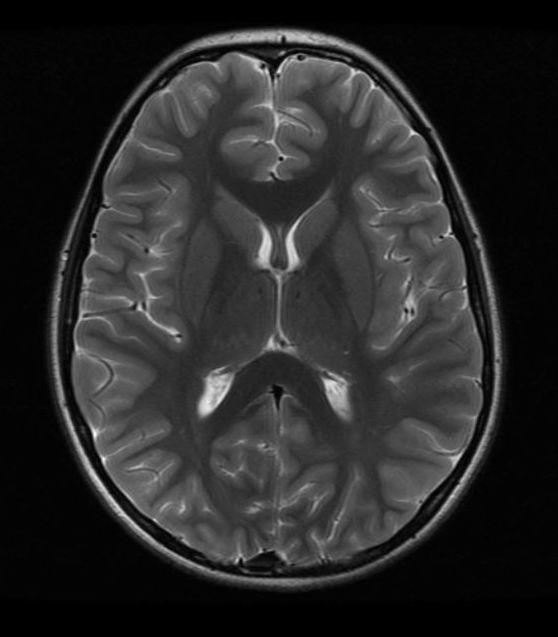
//> input picture data/brain1.jpg, 558 x 637 px
$ ./app   (built with g++ and OpenCV 4)
//> lines starting //> are read from the running program, lines starting //| are printed output that depends on the picture; after the words box and inside, x2 and y2 are one past the last pixel; in counts of white or black regions, pixels touching at a corner belong together
/*
 * =====================================================================================
 *
 *       Filename:  app.cpp
 *
 *    Description:  implementing vector idea
 *
 *        Version:  1.0
 *        Created:  04/29/2017 14:44:48
 *       Revision:  none
 *       Compiler:  gcc
 *
 *         Author:  Ada Kaminkure (AdaCode), ada@adacode.io
 *        Company:  ADACODE.IO
 *
 * =====================================================================================
 */


#include <iostream>
#include "opencv2/opencv.hpp"

using namespace std;
using namespace cv;

void renderGabor(Mat &input, Mat &output, double p_thata)
{
  // initilization for gabor filter
  const int ksize = 9;
  const double sigma = 2;
  const double lambd = 10;
  const Size kernelSize(ksize, ksize);
  const double gamma = 1;
  // calculation gabor filter
  const Mat gaborKernel = getGaborKernel(kernelSize, sigma, p_thata, lambd, gamma);
  filter2D(input, output, input.depth(), gaborKernel);

  // Draw axis
  const int cols = output.cols;
  const int rows = output.rows;
  const Point center(cols/2, rows/2);
  const Point upperLeft(0, 0);
  const Point upperRight(cols, 0);
  const Point lowerLeft(0, rows);
  const Point lowerRight(cols, rows);
  const Point halfLeft(0, rows/2);
  const Point halfRight(cols, rows/2);
  const Point halfUpper(cols/2, 0);
  const Point halfLower(cols/2, rows);

  line(output, center, halfRight, Scalar(0,255,0), 1);
  line(output, center, upperRight, Scalar(0,255,0), 1);
  line(output, center, halfUpper, Scalar(0,255,0), 1);
  line(output, center, upperLeft, Scalar(0,255,0), 1);
  line(output, center, halfLeft, Scalar(0,255,0), 1);
  line(output, center, lowerLeft, Scalar(0,255,0), 1);
  line(output, center, halfLower, Scalar(0,255,0), 1);
  line(output, center, lowerRight, Scalar(0,255,0), 1);
}

Point searchMaxBright(Mat &p_src, vector<Point> p_store)
{
    Mat graySrc = p_src.clone();
    Mat disSrc = p_src.clone();
    cvtColor(p_src, graySrc, CV_BGR2GRAY);
    int sum = 0;
    int maxValue = -1;
    int cellRange = 1;
    int shift = 360;
    Point maxPoint;
    Point center(disSrc.cols, disSrc.rows);
    int boundingRight = center.x + shift;
    int boundingLeft = center.x - shift;
    int boundingUpper = center.y - shift;
    int boundingLower = center.y + shift;

    for(int i = 0; i < p_store.size(); i+=1)
    {
      Point target = p_store[i];
      bool isInBoundary = ( boundingLeft < target.x && target.x < boundingRight ) && ( boundingUpper < target.y && target.y < boundingLower  );
      if( isInBoundary )
      {
        continue;
      }
      Vec3b px1 = disSrc.at<Vec3b>(target.y, target.x-cellRange);
      Vec3b px2 = disSrc.at<Vec3b>(target.y-cellRange, target.x);
      Vec3b px3 = disSrc.at<Vec3b>(target.y+cellRange, target.x);
      Vec3b px4 = disSrc.at<Vec3b>(target.y, target.x+cellRange);

      sum = px1[1] + px2[1] + px3[1] + px4[1];

      if( sum >= maxValue ){
        maxValue = sum;
        maxPoint = target;
      }
    }
    return maxPoint;
}

int getLinePointY(Point p1, Point p2, int p_x)
{
  int divider = p2.x - p1.x;
  if(divider == 0)
    return p_x;

  double m = (p2.y - p1.y)/(double)(p2.x - p1.x);
  return m*(p_x - p1.x) + p1.y;
}

vector<Point> getLinePointSet(Mat &src, string thata)
{
  int x_start;
  int x_end;
  int cols = src.cols;
  int rows = src.rows;

  const Point center(cols/2, rows/2);
  const Point upperLeft(0, 0);
  const Point upperRight(cols, 0);
  const Point lowerLeft(0, rows);
  const Point lowerRight(cols-10, rows-10);
  const Point halfLeft(0, rows/2);
  const Point halfRight(cols, rows/2);
  const Point halfUpper(cols/2, 0);
  const Point halfLower(cols/2, rows);

  Point p1, p2;
  vector<Point> store;

  if( thata == "0")
  {
    x_start = center.x;
    x_end = cols;
    p1 = center;
    p2 = halfRight;
  }
  else if( thata == "45")
  {
    x_start = center.x;
    x_end = cols;
    p1 = center;
    p2 = upperRight;
  }
  else if( thata == "90")
  {
    x_start = center.y;
    x_end = halfUpper.y;
    p1 = halfUpper;
    p2 = center;
  }
  else if( thata == "135")
  {
    x_start = center.x;
    x_end = upperLeft.x;
    p1 = upperLeft;
    p2 = center;
  }
  else if( thata == "180")
  {
    x_start = center.x;
    x_end = halfLeft.x;
    p1 = halfLeft;
    p2 = center;
  }
  else if( thata == "225")
  {
    x_start = center.x;
    x_end = lowerLeft.x;
    p1 = lowerLeft;
    p2 = center;
  }
  else if( thata == "270")
  {
    x_start = center.y;
    x_end = halfLower.y;
    p1 = center;
    p2 = halfLower;
  }
  else if( thata == "315")
  {
    x_start = center.x;
    x_end = lowerRight.x;
    p1 = center;
    p2 = lowerRight;
  }
  else{
    cout << "Thata out range";
    return store;
  }

  int iThata = stoi(thata);
  if( iThata < 90 || iThata >= 270)
  {
  // Right Loop
    for(int x = x_start; x <= x_end; x++)
    {
      Point action;
      if( iThata == 270)
      {
        action.x = cols/2;
        action.y = x;
      }
      else
      {
        action.x = x;
        action.y = getLinePointY(p1, p2, x);
      }
      store.push_back(action);
    }
  }
  else
  {
  // Left Loop
    for(int x = x_start; x >= x_end; x--)
    {
      Point action;
      if( iThata == 90 )
      {
        action.x = cols/2;
        action.y = x;
      }
      else
      {
        action.x = x;
        action.y = getLinePointY(p1, p2, x);
      }
      store.push_back(action);
    }
  }
  return store;
}

vector< vector<Point> > generatePointsStore(Mat &src)
{
  vector< vector<Point> > store;
  vector<Point> action;

  for(int i=0; i<=315; i+=45)
  {
      action = getLinePointSet(src, to_string(i));
      store.push_back(action);
  }

  return store;
}

bool isContain(Point p_point, vector<Point> p_store)
{
    for(int i=0; i< p_store.size(); i++)
    {
      bool isEqX = ( p_point.x == p_store[i].x );
      bool isEqY = ( p_point.y == p_store[i].y );
      if( isEqX && isEqY){
        return true;
      }
    }
  return false;
}

double norm(Point src, Point dst)
{
  Point diff = dst - src;
  return cv::sqrt(diff.x*diff.x + diff.y*diff.y);

}

vector<Point> minDistance(vector<Point> src, vector<Point> dst)
{
  Point p1, p2;
  vector<Point> minVector(2);
  double curMin = 5000;

  for(int i=0; i<src.size(); i++)
  {
    for(int j=0; j<src.size(); j++)
    {
      p1 = src[i];
      p2 = dst[j];
      double distance = norm(p1, p2);

      if( distance < curMin)
      {
        // cout << "Set new curMin!!" << endl;
        curMin = distance;
        minVector[0] = p1;
        minVector[1] = p2;
      }
      // cout << "p1 : " << p1;
      // cout << " ,p2 : " << p2 << " ";
      // cout << "Distance : " << distance << endl;
    }
  }

  return minVector;
}

vector< vector<Point> > getFinalCtrlPoints(vector< vector<Point> > src, vector< vector<Point> > dst)
{
  vector< vector<Point> > ctrlPoints(2);
  for(int i=0; i<src.size(); i++)
  {
    vector<Point> min = minDistance(src[i], dst[i]);
    ctrlPoints[0].push_back(min[0]);
    ctrlPoints[1].push_back(min[1]);
  }

  return ctrlPoints;
}

int main()
{
// Read Images
  Mat src = imread("./data/brain1.jpg");
//> src is the input picture: 637 rows x 558 cols, CV_8UC3; min 0, max 250, mean 41.3
  Mat dst = imread("./data/brain2.jpg");
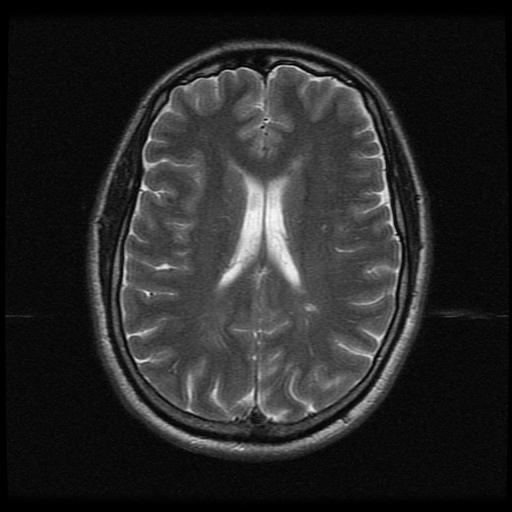
//> input picture data/brain2.jpg, 512 x 512 px
//> dst is the input picture: 512 rows x 512 cols, CV_8UC3; min 0, max 255, mean 39.6
  if(src.data == NULL || dst.data == NULL)
  {
    cout << "ERROR::ADA Image not found" << endl;
    return -1;
  }

// Create Points Store for each lines
// 0 = '0', 1 = '45', 2 = '90' ... 7 = '315'
  const vector< vector<Point> > SrcStore = generatePointsStore(src);
//> the loop in generatePointsStore, `for(int i=0; i<=315; i+=45)` made 8 passes
//> iThata in getLinePointSet on passes 1 to 8: 0, 45, 90, 135, 180, 225, 270, 315
//> SrcStore = 8 contours, 4 with area under 20; largest, box (x1, y1, x2, y2) and area: (279, 0, 559, 319) 139, (0, 318, 280, 638) 139, (0, 0, 280, 319) 138, (279, 318, 549, 628) 134
  const vector< vector<Point> > DstStore = generatePointsStore(dst);
//> the loop in generatePointsStore (call 2), `for(int i=0; i<=315; i+=45)` made 8 passes
//> DstStore = 8 contours, all with area under 20

  Mat srcGabor, dstGabor;
  int offsetX = 0;
  int offsetY = 0;
  int count = 1;
  int maxDegree = 360;
  int stepDegree = 45;
  vector< vector<Point> > srcCtrlPoint(maxDegree/stepDegree);
  vector< vector<Point> > dstCtrlPoint(maxDegree/stepDegree);

  for(int thata = 0; thata < maxDegree; thata += stepDegree)
  {
    if( count%4 == 0)
    {
      offsetX = 0;
      offsetY += 300;
    }
    renderGabor(src, srcGabor, thata);
    renderGabor(dst, dstGabor, thata);

    for(int i=0; i<SrcStore.size(); i++)
    {
      Point srcMarkPoint = searchMaxBright(srcGabor, SrcStore[i]);
      Point dstMarkPoint = searchMaxBright(dstGabor, DstStore[i]);
      srcCtrlPoint[i].push_back(srcMarkPoint);
      dstCtrlPoint[i].push_back(dstMarkPoint);
      circle(srcGabor, srcMarkPoint, 5, Scalar(0,0,255), -1);
      circle(dstGabor, dstMarkPoint, 5, Scalar(0,0,255), -1);
    }

// Display section
    const string srcWindowNamed = "srcGabor Result thata = " + to_string(thata);
    namedWindow(srcWindowNamed, 0);
    moveWindow(srcWindowNamed, offsetX, offsetY);
    imshow(srcWindowNamed, srcGabor);

    const string dstWindowNamed = "dstGabor Result thata = " + to_string(thata);
    namedWindow(dstWindowNamed, 0);
    moveWindow(dstWindowNamed, offsetX, offsetY);
    imshow(dstWindowNamed, dstGabor);
// End Display Section

    offsetX += src.cols/1.5;
    count++;
  }
//> this loop made 8 passes
//> pass 1, `renderGabor(src, srcGabor, thata);`:
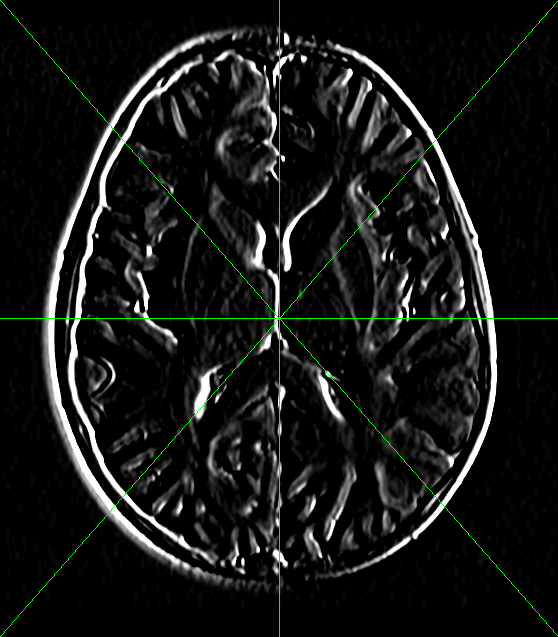
//> srcGabor: 637 rows x 558 cols, CV_8UC3; mean B, G, R 22, 23.7, 22
//> pass 1, `renderGabor(dst, dstGabor, thata);`:
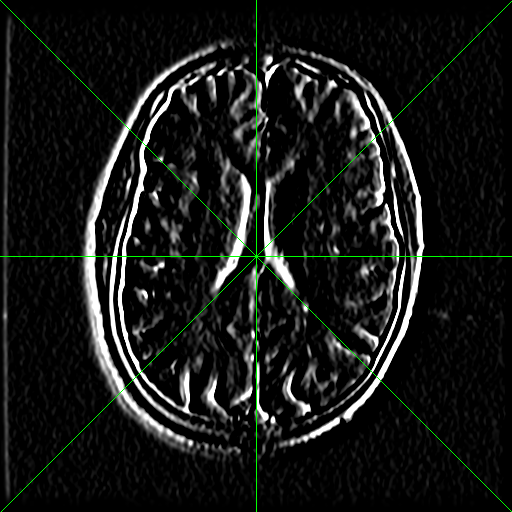
//> dstGabor: 512 rows x 512 cols, CV_8UC3; mean B, G, R 24, 26, 24
//> after the loop:
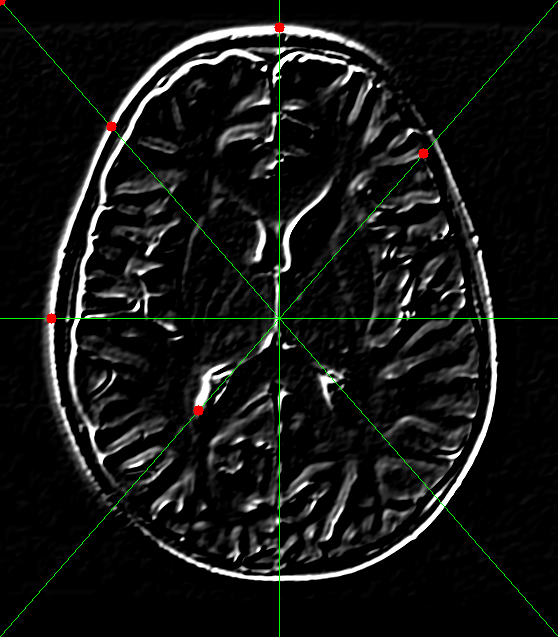
//> srcGabor: 637 rows x 558 cols, CV_8UC3; mean B, G, R 20.5, 22.2, 20.8
//> after the loop:
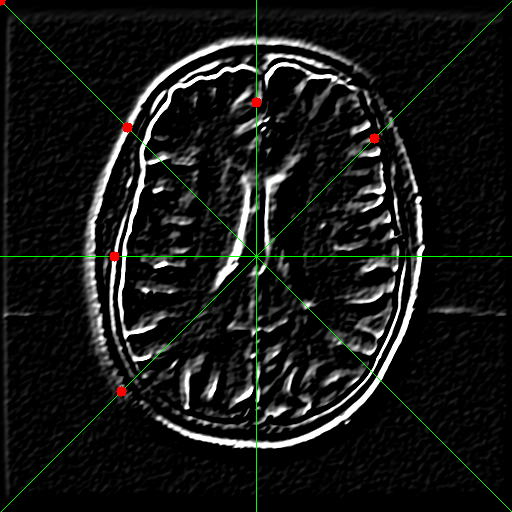
//> dstGabor: 512 rows x 512 cols, CV_8UC3; mean B, G, R 22.5, 24.5, 22.9
//> after the loop, offsetX = 372; offsetY = 600; srcCtrlPoint = 8 contours, all with area under 20; dstCtrlPoint = 8 contours, all with area under 20; count = 9

// Got Final CtrlPoints
  vector< vector<Point> > ctrlPoints = getFinalCtrlPoints(srcCtrlPoint, dstCtrlPoint);
//> the loop in getFinalCtrlPoints, `for(int i=0; i<src.size(); i++)` made 8 passes
//> min on passes 2 to 6: 2 Points (x, y): [423, 153], [391, 121], 2 Points (x, y): [279, 41], [256, 41], 2 Points (x, y): [127, 144], [133, 133], 2 Points (x, y): [76, 318], [88, 256], 2 Points (x, y): [198, 410], [150, 362]
//> ctrlPoints = 2 contours; box (x1, y1, x2, y2) and area: (0, 0, 392, 363) 14725, (0, 0, 424, 411) 3632

	Mat h = findHomography(ctrlPoints[0], ctrlPoints[1]);
//> h = [[0.861, 0.0297, 4.49], [-0.0419, 0.951, 0.595], [-0.000226, 0.000362, 1]]
	Mat output;
	double alpha, beta;
	alpha = 0.5;
	beta = 1 - alpha;
	warpPerspective(src, output, h, dst.size());
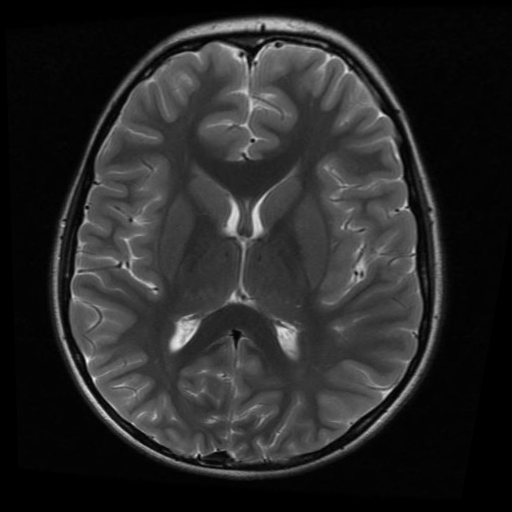
//> output: 512 rows x 512 cols, CV_8UC3; min 0, max 246, mean 40.4

	namedWindow("Output", 0);
	imshow("Output", output);

	addWeighted(dst, alpha,	output, beta, 10.0, output);

  for(int i=0; i<ctrlPoints[0].size(); i++)
  {
    vector<Point> cSrc = ctrlPoints[0];
    vector<Point> cDst = ctrlPoints[1];
    circle(output, cSrc[i], 2, Scalar(0,0,255), -1);
    circle(output, cDst[i], 2, Scalar(0,255,0), -1);
  }
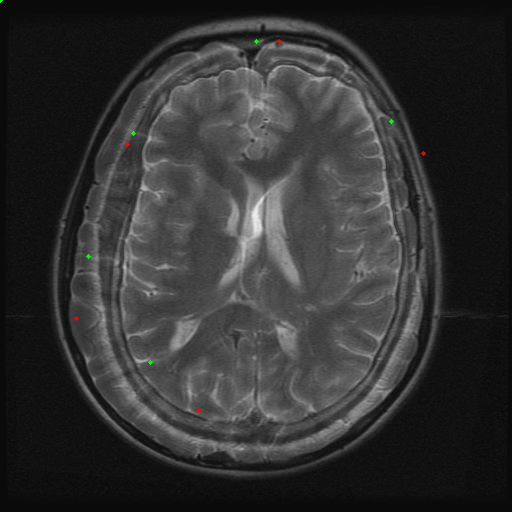
//> output: 512 rows x 512 cols, CV_8UC3; mean B, G, R 50, 50, 50

  namedWindow("Src", 0);
  namedWindow("Dst", 0);
  imshow("Src", src);
  imshow("Dst", dst);

	namedWindow("Merged", 0);
	imshow("Merged", output );

  waitKey(0);
  return 0;
}
